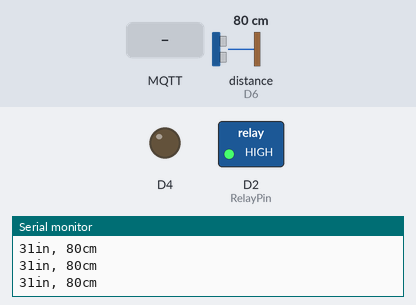
Bench run of a sketch on a simulated ESP8266 (NodeMCU). On the bench: switched loads named in the sketch (green lamp = pin HIGH), output pins drawn as LEDs (lit = HIGH), the last lines printed to the serial monitor. Wiring (inferred from the names in the program): ultrasonic range finder: trigger D5; echo D6. Inputs (shaded band) come from the test bench; at power-on: distance to the obstacle (sensor on D6) 80 cm. The echo pulse lasts 58.3 µs per cm; WiFi joins after 1.5 s; servers stay silent unless stated; random numbers use the default seed unless the sketch sets one; no MQTT or app messages arrive unless stated; pins used as bus, display or sensor lines are not drawn.

Above: at 2.8 s.
2.9 s: MQTT message "0" arrives on the first subscribed topic
At 3.8 s:
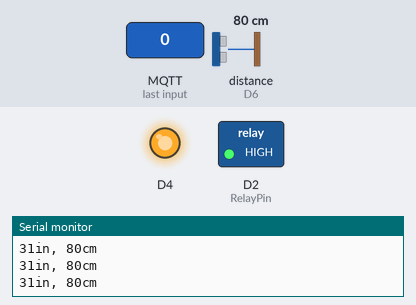
4.4 s: distance to the obstacle (sensor on D6) set to 33 cm
5.9 s: distance to the obstacle (sensor on D6) set to 27 cm
At 7.1 s:
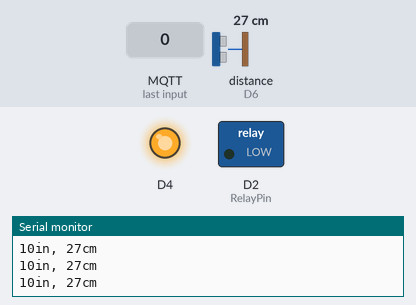
7.4 s: distance to the obstacle (sensor on D6) set to 7 cm
8.9 s: distance to the obstacle (sensor on D6) set to 4 cm
At 9.3 s:
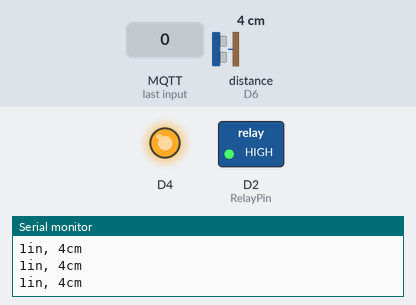
10.4 s: distance to the obstacle (sensor on D6) set to 9 cm
At 11.2 s:
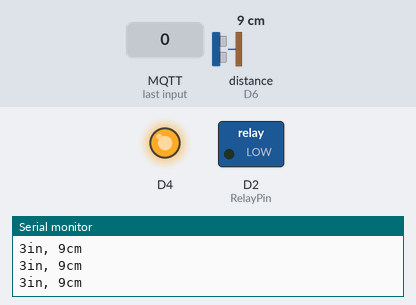
Timing chart, 0 to 12.9 s (numbered marks = the images above; inputs shaded):
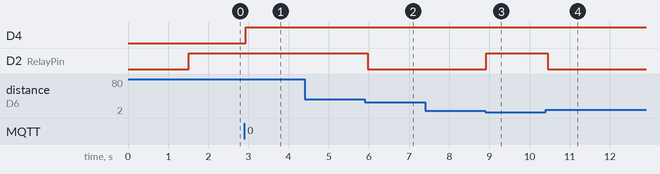

The sketch:

All_with_JSON.ino
```cpp
/*
 Basic ESP8266 MQTT example

 This sketch demonstrates the capabilities of the pubsub library in combination
 with the ESP8266 board/library.

 It connects to an MQTT server then:
  - publishes "hello world" to the topic "outTopic" every two seconds
  - subscribes to the topic "inTopic", printing out any messages
    it receives. NB - it assumes the received payloads are strings not binary
  - If the first character of the topic "inTopic" is an 1, switch ON the ESP Led,
    else switch it off

 It will reconnect to the server if the connection is lost using a blocking
 reconnect function. See the 'mqtt_reconnect_nonblocking' example for how to
 achieve the same result without blocking the main loop.

 To install the ESP8266 board, (using Arduino 1.6.4+):
  - Add the following 3rd party board manager under "File -> Preferences -> Additional Boards Manager URLs":
       http://arduino.esp8266.com/stable/package_esp8266com_index.json
  - Open the "Tools -> Board -> Board Manager" and click install for the ESP8266"
  - Select your ESP8266 in "Tools -> Board"

*/

#include <ESP8266WiFi.h>
#include <PubSubClient.h>

// Update these with values suitable for your network.

const char* ssid = "iot-coppercloud";
const char* password = "coppercloud";
const char* mqtt_server = "3.214.158.175";

WiFiClient espClient;
PubSubClient client(espClient);
long lastMsg = 0;
char msg[200];
int value = 0;
  const int TrigerPin = D5;
  const int EchoPin = D6;
  const int RelayPin =  D2;
void setup_wifi() {

  delay(10);
  // We start by connecting to a WiFi network
  Serial.println();
  Serial.print("Connecting to ");
  Serial.println(ssid);

  WiFi.begin(ssid, password);

  while (WiFi.status() != WL_CONNECTED) {
    delay(500);
    Serial.print(".");
  }

  randomSeed(micros());

  Serial.println("");
  Serial.println("WiFi connected");
  Serial.println("IP address: ");
  Serial.println(WiFi.localIP());
}

void callback(char* topic, byte* payload, unsigned int length) {
  Serial.print("Message arrived [");
  Serial.print(topic);
  Serial.print("] ");
  for (int i = 0; i < length; i++) {
    Serial.print((char)payload[i]);
  }
  Serial.println();

  // Switch on the LED if an 1 was received as first character
  if ((char)payload[0] == '1') {
    digitalWrite(BUILTIN_LED, LOW);   // Turn the LED on (Note that LOW is the voltage level
    // but actually the LED is on; this is because
    // it is active low on the ESP-01)
  } else {
    digitalWrite(BUILTIN_LED, HIGH);  // Turn the LED off by making the voltage HIGH
  }

  payload[length] = '\0';

  if(strcmp(((char *)payload), "start") == 0) {digitalWrite(RelayPin,LOW);}
  else if(strcmp(((char*)payload),"stop")==0){digitalWrite(RelayPin,HIGH);}
  else{Serial.println("Other messg.");}

}

void reconnect() {
  // Loop until we're reconnected
  while (!client.connected()) {
    Serial.print("Attempting MQTT connection...");
    // Create a random client ID
    String clientId = "ESP8266Client-";
    clientId += String(random(0xffff), HEX);
    // Attempt to connect
    if (client.connect(clientId.c_str())) {
      Serial.println("connected");
      // Once connected, publish an announcement...
      client.publish("sensor/wk", "hello world");
      // ... and resubscribe
      client.subscribe("motor/wk");
    } else {
      Serial.print("failed, rc=");
      Serial.print(client.state());
      Serial.println(" try again in 5 seconds");
      // Wait 5 seconds before retrying
      delay(5000);
    }
  }
}

void setup() {
  pinMode(BUILTIN_LED, OUTPUT);     // Initialize the BUILTIN_LED pin as an output
  Serial.begin(115200);
  setup_wifi();
  client.setServer(mqtt_server, 1883);
  client.setCallback(callback);
  pinMode(RelayPin, OUTPUT);
  digitalWrite(RelayPin,HIGH); delay(100);
}

void loop() {

  if (!client.connected()) {
    reconnect();
  }
  ReadSensor();
  client.loop();
//    Serial.print("Publish message: ");
//    Serial.println(msg);

}

void ReadSensor(){
  long duration, inches, cm;

  // The PING))) is triggered by a HIGH pulse of 2 or more microseconds.
  // Give a short LOW pulse beforehand to ensure a clean HIGH pulse:
  pinMode(TrigerPin, OUTPUT);
  digitalWrite(TrigerPin, LOW);
  delayMicroseconds(2);
  digitalWrite(TrigerPin, HIGH);
  delayMicroseconds(5);
  digitalWrite(TrigerPin, LOW);

  // The same pin is used to read the signal from the PING))): a HIGH pulse
  // whose duration is the time (in microseconds) from the sending of the ping
  // to the reception of its echo off of an object.
  pinMode(EchoPin, INPUT);
  duration = pulseIn(EchoPin, HIGH);

  // convert the time into a distance
  inches = microsecondsToInches(duration);
  cm = microsecondsToCentimeters(duration);

  Serial.print(inches);
  Serial.print("in, ");
  Serial.print(cm);
  Serial.print("cm");
  Serial.println();
  String value = String(cm);
 // client.publish("sensor/wk", value.c_str());
String message = "";
  message = message + "{\"sensorid\":" + ESP.getChipId()
            + ",\"lat\":18.4423,\"long\":73.7671,\"value\":" + value + "}";

  client.publish("sensor/wk", message.c_str());

  if((cm>5)&&(cm<30)){
    digitalWrite(RelayPin,LOW );
  }
  else{
    digitalWrite(RelayPin,HIGH );
    }
  delay(100);
}

long microsecondsToInches(long microseconds) {
  // According to Parallax's datasheet for the PING))), there are 73.746
  // microseconds per inch (i.e. sound travels at 1130 feet per second).
  // This gives the distance travelled by the ping, outbound and return,
  // so we divide by 2 to get the distance of the obstacle.
  // See: http://www.parallax.com/dl/docs/prod/acc/28015-PING-v1.3.pdf
  return microseconds / 74 / 2;
}

long microsecondsToCentimeters(long microseconds) {
  // The speed of sound is 340 m/s or 29 microseconds per centimeter.
  // The ping travels out and back, so to find the distance of the object we
  // take half of the distance travelled.
  return microseconds / 29 / 2;
}
```

Measured:
- the behaviour switches between 30 and 29 cm on distance to the obstacle (sensor on D6) (found by bisection; images 1 and 2)
- the behaviour switches between 6 and 5 cm on distance to the obstacle (sensor on D6) (found by bisection; images 2 and 3)
- after the input at 2.9 s, D4: LOW → HIGH at once
- after the input at 5.9 s, D2 (RelayPin): HIGH → LOW after 0.07 s
- after the input at 8.9 s, D2 (RelayPin): LOW → HIGH at once
- after the input at 10.4 s, D2 (RelayPin): HIGH → LOW after 0.05 s
